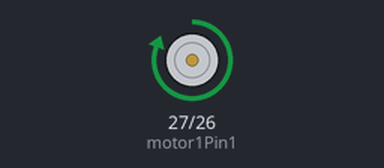
Simulated run of this sketch. Board: ESP32. Shown: motor-driver pin pairs drawn as motors (green arrow = first pin HIGH = forward, orange = second pin HIGH = backward, longer = more drive, scaled by the enable pin). What the sketch prints to the serial monitor is not drawn.

Above: at 0.2 s.
Timing chart, 0 to 1.7 s (numbered marks = the images above):
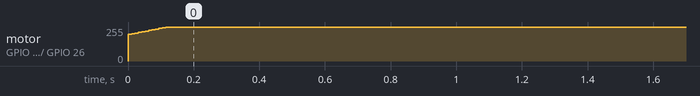

The sketch:

esp32_dcmotor.ino
```cpp
// Motor A Pins
const int motor1Pin1 = 27;
const int motor1Pin2 = 26;
const int enable1Pin = 14;

// PWM Properties
const int freq = 30000;
const int pwmChannel = 0;
const int resolution = 8;
int dutyCycle = 200;

// Timing variables for non-blocking delays
unsigned long prevMillisForward = 0;
unsigned long prevMillisBackward = 0;
const unsigned long motorDelay = 2000; // Motor run time
const unsigned long stopDelay = 1000; // Motor stop time

// Error handling flag
bool motorError = false;

void setup() {
  // Set motor control pins as outputs
  pinMode(motor1Pin1, OUTPUT);
  pinMode(motor1Pin2, OUTPUT);
  pinMode(enable1Pin, OUTPUT);

  // Configure PWM for motor speed control
  ledcAttach(enable1Pin, freq, resolution); // Attach and set up the PWM

  Serial.begin(115200);
  Serial.println("Testing DC Motor...");
}

void loop() {
  unsigned long currentMillis = millis();

  // Check for errors
  if (motorError) {
    Serial.println("Motor error detected. Stopping motor.");
    stopMotor();
    return; // Exit the loop to prevent further execution
  }

  // Move the motor forward
  if (currentMillis - prevMillisForward >= motorDelay) {
    Serial.println("Moving Forward at max speed");
    controlMotor(true); // Move forward
    prevMillisForward = currentMillis;
  }

  // Stop the motor
  if (currentMillis - prevMillisForward >= motorDelay + stopDelay) {
    Serial.println("Motor stopped");
    stopMotor();
    prevMillisForward = currentMillis;
  }

  // Move the motor backward
  if (currentMillis - prevMillisBackward >= motorDelay) {
    Serial.println("Moving Backwards at max speed");
    controlMotor(false); // Move backward
    prevMillisBackward = currentMillis;
  }

  // Stop the motor after backward run
  if (currentMillis - prevMillisBackward >= motorDelay + stopDelay) {
    Serial.println("Motor stopped");
    stopMotor();
    prevMillisBackward = currentMillis;
  }

  // Gradually increase speed forward
  if (dutyCycle <= 255) {
    Serial.print("Increasing speed forward with duty cycle: ");
    Serial.println(dutyCycle);
    gradualSpeedUp();
  }
}

// Function to control motor direction
void controlMotor(bool forward) {
  digitalWrite(enable1Pin, HIGH); // Enable the motor driver
  if (forward) {
    digitalWrite(motor1Pin1, LOW);
    digitalWrite(motor1Pin2, HIGH);
  } else {
    digitalWrite(motor1Pin1, HIGH);
    digitalWrite(motor1Pin2, LOW);
  }
}

// Function to stop the motor
void stopMotor() {
  digitalWrite(motor1Pin1, LOW);
  digitalWrite(motor1Pin2, LOW);
  digitalWrite(enable1Pin, LOW); // Disable the motor driver
}

// Function to gradually increase motor speed
void gradualSpeedUp() {
  digitalWrite(motor1Pin1, HIGH);
  digitalWrite(motor1Pin2, LOW);
  ledcWrite(enable1Pin, dutyCycle); // Use enable1Pin for PWM control
  dutyCycle += 5;

  // Add a delay to prevent excessive current draw during rapid speed changes
  delay(10); // Adjust the delay as needed
}
```

Measured:
- by itself, motor on GPIO 27 (motor1Pin1) / GPIO 26 (motor1Pin2): moves from stopped to forward 255/255 over 0.11 s
